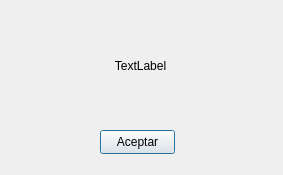
<?xml version="1.0" encoding="UTF-8"?>
<ui version="4.0">
 <class>Error</class>
 <widget class="QDialog" name="Error">
  <property name="geometry">
   <rect>
    <x>0</x>
    <y>0</y>
    <width>283</width>
    <height>175</height>
   </rect>
  </property>
  <property name="windowTitle">
   <string>Error</string>
  </property>
  <widget class="QPushButton" name="push_button_accept">
   <property name="geometry">
    <rect>
     <x>100</x>
     <y>130</y>
     <width>75</width>
     <height>24</height>
    </rect>
   </property>
   <property name="text">
    <string>Aceptar</string>
   </property>
  </widget>
  <widget class="QLabel" name="label_error_description">
   <property name="geometry">
    <rect>
     <x>10</x>
     <y>10</y>
     <width>261</width>
     <height>111</height>
    </rect>
   </property>
   <property name="text">
    <string>TextLabel</string>
   </property>
   <property name="alignment">
    <set>Qt::AlignCenter</set>
   </property>
   <property name="wordWrap">
    <bool>true</bool>
   </property>
  </widget>
 </widget>
 <resources/>
 <connections/>
</ui>
